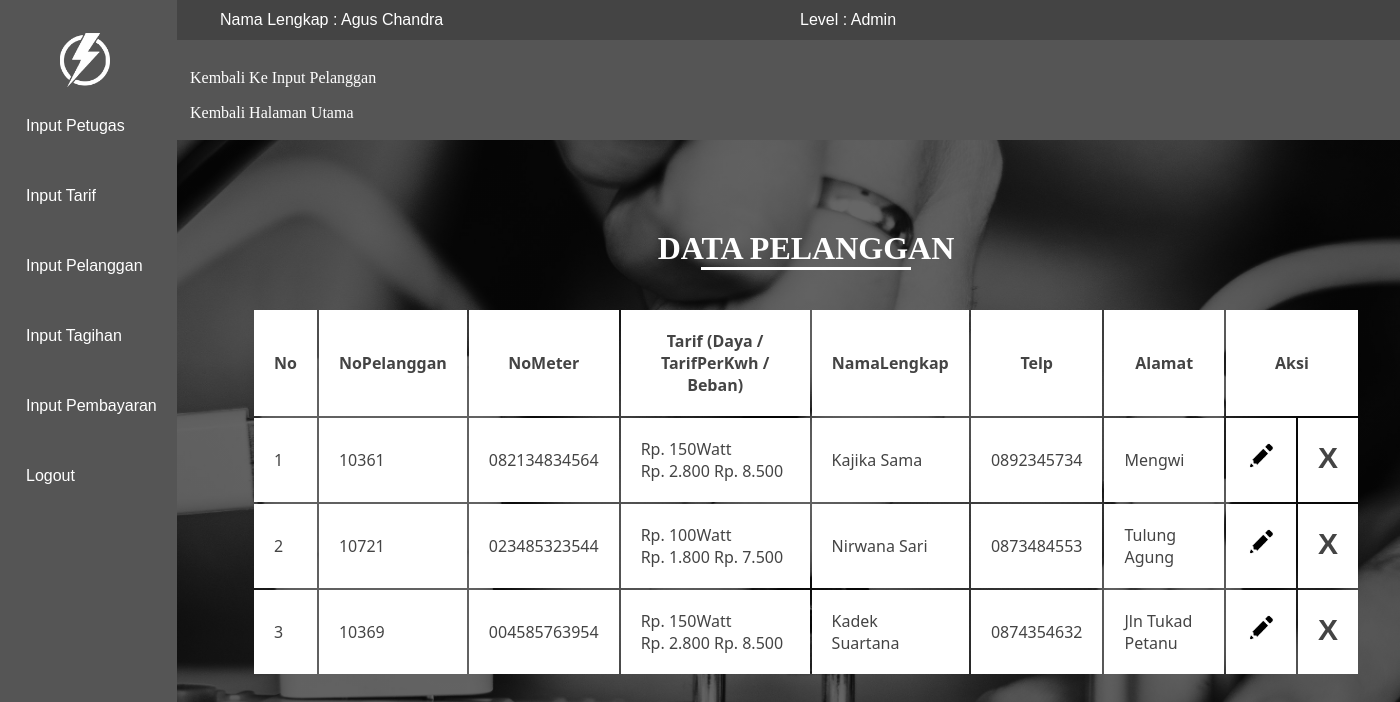
Page /pelanggan/tampil-pelanggan.php (signed in) on the committed database.
### tables this page shows
CREATE TABLE `tbpelanggan` (
  `KodePelanggan` int(11) NOT NULL,
  `NoPelanggan` varchar(10) NOT NULL,
  `NoMeter` varchar(18) NOT NULL,
  `KodeTarif` int(11) NOT NULL,
  `NamaLengkap` varchar(80) NOT NULL,
  `Telp` varchar(10) NOT NULL,
  `Alamat` varchar(100) NOT NULL
);

CREATE TABLE `tbtarif` (
  `KodeTarif` int(11) NOT NULL,
  `Daya` int(11) NOT NULL,
  `TarifPerKwh` int(11) NOT NULL,
  `Beban` int(11) NOT NULL
);

### koneksi.php (called while the page is built, shortened)
<?php
function query($sql){
    $query = mysql_query($sql);
    return $query;
}
function jadiArray($query){
    $hasil = mysql_fetch_array($query);
    return $hasil;
}
?>

### pelanggan/tampil-pelanggan.php (the view, shortened to what this page needs)
<?php
include '../koneksi.php';
if(isset($_SESSION['Admin']) || isset($_SESSION['Petugas']))
{
?>
<!DOCTYPE html>
<html lang="en">
<head>
    <link rel="stylesheet" href="../style.css">
</head>
<body>
    <?php
    include '../navbar.php';
    ?>
    <div class="container">
        <center>
            <h1>Data Pelanggan</h1>
            <hr>
        </center>
        <br>
        <table border="1px" width="100%">
            <tr>
                <th>No</td>
                <th>NoPelanggan</td>
                <th>NoMeter</td>
                <th>Tarif (Daya / TarifPerKwh / Beban)</td>
                <th>NamaLengkap</td>
                <th>Telp</td>
                <th>Alamat</td>
                <th colspan="2">Aksi</th>
            </tr>
            <?php
                $No = 0;
                $query = query("select * from tbpelanggan join tbtarif using(KodeTarif)");
                while($hasil = jadiArray($query))
                {
                    $No++;
            ?>
            <tr>
                <td>
                    <?=$No?>
                </td>
                <td>
                    <?=$hasil['NoPelanggan'];?>
                </td>
                <td>
                    <?=$hasil['NoMeter'];?>
                </td>
                <td>
                    Rp.
                    <?php
                    $daya = $hasil['Daya'];
                    $tarif = $hasil['TarifPerKwh'];
                    $beban = $hasil['Beban'];
                    $tarifformat = number_format($tarif,0,'.','.');
                    $bebanformat = number_format($beban,0,'.','.');
                    ?>
                    <?=$daya?>Watt <br> Rp.
                    <?=$tarifformat?> Rp.
                    <?=$bebanformat?>
                </td>
                <td>
                    <?=$hasil['NamaLengkap'];?>
                </td>
                <td>
                    <?=$hasil['Telp'];?>
                </td>
                <td>
                    <?=$hasil['Alamat'];?>
                </td>
                <td>
                    <a href="edit-pelanggan.php?kode=<?=$hasil['KodePelanggan'];?>"><img width="30px" src="../img/edit.jpg" alt=""></a>
                </td>
                <td>
                    <a onclick="return confirm('yakin hapus ??');" href="hapus-pelanggan.php?kode=<?=$hasil['KodePelanggan'];?>"><span>X</span></a>
                </td>
            </tr>
            <?php
                }
            ?>
        </table>
    </div>
    <div class="navbawah">
        <br>
        <a href="index.php">Kembali Ke Input Pelanggan</a>
        <br>
        <a href="../home.php">Kembali Halaman Utama</a>
    </div>
</body>
</html>
<?php
    }
else
{
    echo"<script>
    alert('Anda Tidak Boleh Masuk');
    location.href='../home.php';
    </script>";
}
?>

### navbar.php (shortened to what this page needs)
<?php if(isset($_SESSION['Admin'])){ ?>
<div class="nav">
  <div class="menu">
    <br>
    <a href="../home.php">
      <img src="../img/logo.png" alt="">
    </a>
    <br>
    <li><a href="../petugas/index.php">Input Petugas</a></li>
    <li><a href="../tarif/index.php">Input Tarif</a></li>
    <li><a href="../pelanggan/index.php">Input Pelanggan</a></li>
    <li><a href="../tagihan/index.php">Input Tagihan</a></li>
    <li><a href="../pembayaran/index.php">Input Pembayaran</a></li>
    <li><a href="../logout.php">Logout</a></li>
  </div>
</div>
<div class="nav2">
  <div class="penamaan">
    <p style="font-family:'arial';">Nama Lengkap :
      <?= $_SESSION['NamaLengkap']; ?>
    </p>
  </div>
  <div class="level">
    <p style="font-family:'arial';">Level : Admin</p>
  </div>
</div>
<?php
}
?>

### style.css (style rules this page uses)
* { margin: 0; padding: 0; }
body { background: linear-gradient(rgba(0, 0, 0, 0.6), rgba(0, 0, 0, 0.6)), url('img/bg2.jpg'); background-position: center; background-repeat: no-repeat; overflow-x: hidden; background-size: 1900px 1200px; background-attachment: fixed; }
.nav { position: fixed; overflow-x: hidden; list-style: none; height: 100%; background: #555; }
.nav .menu { display: block; height: 80%; overflow-y: hidden; }
.menu li a { padding: 15px 20px; display: block; line-height: 40px; text-decoration: none; color: #fff; font-family: arial; transition: .5s; }
.menu li a:before { content: ' '; position: relative; width: 6px; height: 20px; top: 5px; text-align: center; left: -10px; display: inline-block; background: rgb(255, 255, 255); opacity: 0; transition: .5s; }
.nav2 { position: fixed; width: 100%; background: #444; padding: 20px; z-index: -1; }
.nav2 p { color: #fff; position: absolute; line-height: 0px; left: 220px; }
.nav2 .level p { color: #fff; position: absolute; line-height: 0px; left: 800px; }
.container { position: absolute; top: 230px; right: 20px; width: 82%; z-index: -9; }
.container h1 { color: rgb(255, 255, 255); font-family: 'Franklin Gothic'; position: relative; text-transform: uppercase; }
.container hr { width: 210px; text-align: center; border: none; border-bottom: 3px solid rgb(255, 255, 255); }
.container table { border: none; padding: 20px; }
.container table tr { width: 80%; background: #fff; border: none; }
.container table tr td { background: #fff; border: none; padding: 20px; font-family: Segoe UI; color: #444; }
.container table tr th { border: none; padding: 20px; font-family: Segoe UI; color: #444; }
.container table tr td a { color: #444; text-decoration: none; display: inline-block; line-height: 30px; }
.navbawah { position: absolute; top: 4%; left: 170px; width: 100%; background: #555; padding: 10px; z-index: -999; }
.navbawah a { width: 100px; color: #fff; line-height: 35px; padding: 10px; text-decoration: none; transition: .5s; }
span { font-size: 30px; font-family: Arial; font-weight: bolder; }
td a { border-bottom: 1px solid #fff; transition: .5s; }
.nav img { width: 50px; margin-top: 15px; margin-left: 60px; }

### rows in the picture
tbpelanggan: NoPelanggan "10361", NoMeter "082134834564", KodeTarif.Daya "150", KodeTarif.TarifPerKwh "2.800", KodeTarif.Beban "8.500", NamaLengkap "Kajika Sama", Telp "0892345734", Alamat "Mengwi"
tbpelanggan: NoPelanggan "10721", NoMeter "023485323544", KodeTarif.Daya "100", KodeTarif.TarifPerKwh "1.800", KodeTarif.Beban "7.500", NamaLengkap "Nirwana Sari", Telp "0873484553", Alamat "Tulung Agung"
tbpelanggan: NoPelanggan "10369", NoMeter "004585763954", KodeTarif.Daya "150", KodeTarif.TarifPerKwh "2.800", KodeTarif.Beban "8.500", NamaLengkap "Kadek Suartana", Telp "0874354632", Alamat "Jln Tukad Petanu"

### other values in the picture
$_SESSION['NamaLengkap'] "Agus Chandra"
